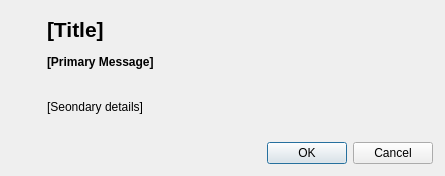
<?xml version="1.0" encoding="UTF-8"?>
<ui version="4.0">
 <class>ConfirmationMessageBox</class>
 <widget class="QDialog" name="ConfirmationMessageBox">
  <property name="windowModality">
   <enum>Qt::WindowModal</enum>
  </property>
  <property name="geometry">
   <rect>
    <x>0</x>
    <y>0</y>
    <width>445</width>
    <height>176</height>
   </rect>
  </property>
  <property name="sizePolicy">
   <sizepolicy hsizetype="MinimumExpanding" vsizetype="MinimumExpanding">
    <horstretch>0</horstretch>
    <verstretch>0</verstretch>
   </sizepolicy>
  </property>
  <property name="windowTitle">
   <string>Dialog</string>
  </property>
  <property name="modal">
   <bool>true</bool>
  </property>
  <layout class="QHBoxLayout" name="horizontalLayout">
   <property name="spacing">
    <number>16</number>
   </property>
   <property name="rightMargin">
    <number>12</number>
   </property>
   <property name="bottomMargin">
    <number>12</number>
   </property>
   <item>
    <layout class="QVBoxLayout" name="verticalLayout_2">
     <item>
      <widget class="QLabel" name="icon">
       <property name="sizePolicy">
        <sizepolicy hsizetype="Fixed" vsizetype="Fixed">
         <horstretch>0</horstretch>
         <verstretch>0</verstretch>
        </sizepolicy>
       </property>
       <property name="maximumSize">
        <size>
         <width>64</width>
         <height>64</height>
        </size>
       </property>
       <property name="text">
        <string/>
       </property>
       <property name="pixmap">
        <pixmap resource="../../Icons.qrc">:/Icons/App Icon/Rekord Buddy Icon 256.png</pixmap>
       </property>
       <property name="scaledContents">
        <bool>true</bool>
       </property>
      </widget>
     </item>
     <item>
      <spacer name="verticalSpacer_2">
       <property name="orientation">
        <enum>Qt::Vertical</enum>
       </property>
       <property name="sizeHint" stdset="0">
        <size>
         <width>20</width>
         <height>40</height>
        </size>
       </property>
      </spacer>
     </item>
    </layout>
   </item>
   <item>
    <layout class="QVBoxLayout" name="verticalLayout">
     <property name="spacing">
      <number>4</number>
     </property>
     <item>
      <widget class="QWidget" name="widget" native="true">
       <layout class="QVBoxLayout" name="verticalLayout_3">
        <property name="leftMargin">
         <number>0</number>
        </property>
        <property name="topMargin">
         <number>0</number>
        </property>
        <property name="rightMargin">
         <number>32</number>
        </property>
        <property name="bottomMargin">
         <number>0</number>
        </property>
        <item>
         <widget class="QLabel" name="titleLabel">
          <property name="sizePolicy">
           <sizepolicy hsizetype="MinimumExpanding" vsizetype="MinimumExpanding">
            <horstretch>0</horstretch>
            <verstretch>0</verstretch>
           </sizepolicy>
          </property>
          <property name="font">
           <font>
            <pointsize>16</pointsize>
            <weight>75</weight>
            <bold>true</bold>
           </font>
          </property>
          <property name="text">
           <string>[Title]</string>
          </property>
          <property name="textInteractionFlags">
           <set>Qt::LinksAccessibleByMouse|Qt::TextSelectableByMouse</set>
          </property>
         </widget>
        </item>
        <item>
         <widget class="QLabel" name="textPrompt">
          <property name="sizePolicy">
           <sizepolicy hsizetype="MinimumExpanding" vsizetype="MinimumExpanding">
            <horstretch>0</horstretch>
            <verstretch>0</verstretch>
           </sizepolicy>
          </property>
          <property name="maximumSize">
           <size>
            <width>16777215</width>
            <height>16777215</height>
           </size>
          </property>
          <property name="font">
           <font>
            <weight>75</weight>
            <bold>true</bold>
           </font>
          </property>
          <property name="text">
           <string>[Primary Message]</string>
          </property>
          <property name="alignment">
           <set>Qt::AlignLeading|Qt::AlignLeft|Qt::AlignTop</set>
          </property>
          <property name="wordWrap">
           <bool>true</bool>
          </property>
          <property name="margin">
           <number>8</number>
          </property>
          <property name="textInteractionFlags">
           <set>Qt::LinksAccessibleByMouse|Qt::TextSelectableByMouse</set>
          </property>
         </widget>
        </item>
        <item>
         <widget class="QLabel" name="textDetail">
          <property name="sizePolicy">
           <sizepolicy hsizetype="MinimumExpanding" vsizetype="MinimumExpanding">
            <horstretch>0</horstretch>
            <verstretch>0</verstretch>
           </sizepolicy>
          </property>
          <property name="font">
           <font>
            <weight>50</weight>
            <bold>false</bold>
           </font>
          </property>
          <property name="text">
           <string>[Seondary details]</string>
          </property>
          <property name="alignment">
           <set>Qt::AlignLeading|Qt::AlignLeft|Qt::AlignTop</set>
          </property>
          <property name="wordWrap">
           <bool>true</bool>
          </property>
          <property name="margin">
           <number>8</number>
          </property>
          <property name="indent">
           <number>-1</number>
          </property>
          <property name="textInteractionFlags">
           <set>Qt::LinksAccessibleByMouse|Qt::TextSelectableByMouse</set>
          </property>
         </widget>
        </item>
       </layout>
      </widget>
     </item>
     <item>
      <widget class="QDialogButtonBox" name="buttonBox">
       <property name="orientation">
        <enum>Qt::Horizontal</enum>
       </property>
       <property name="standardButtons">
        <set>QDialogButtonBox::Cancel|QDialogButtonBox::Ok</set>
       </property>
      </widget>
     </item>
    </layout>
   </item>
  </layout>
 </widget>
 <resources>
  <include location="../../Icons.qrc"/>
  <include location="Icons.qrc"/>
 </resources>
 <connections>
  <connection>
   <sender>buttonBox</sender>
   <signal>accepted()</signal>
   <receiver>ConfirmationMessageBox</receiver>
   <slot>accept()</slot>
   <hints>
    <hint type="sourcelabel">
     <x>248</x>
     <y>254</y>
    </hint>
    <hint type="destinationlabel">
     <x>157</x>
     <y>274</y>
    </hint>
   </hints>
  </connection>
  <connection>
   <sender>buttonBox</sender>
   <signal>rejected()</signal>
   <receiver>ConfirmationMessageBox</receiver>
   <slot>reject()</slot>
   <hints>
    <hint type="sourcelabel">
     <x>316</x>
     <y>260</y>
    </hint>
    <hint type="destinationlabel">
     <x>286</x>
     <y>274</y>
    </hint>
   </hints>
  </connection>
 </connections>
</ui>
